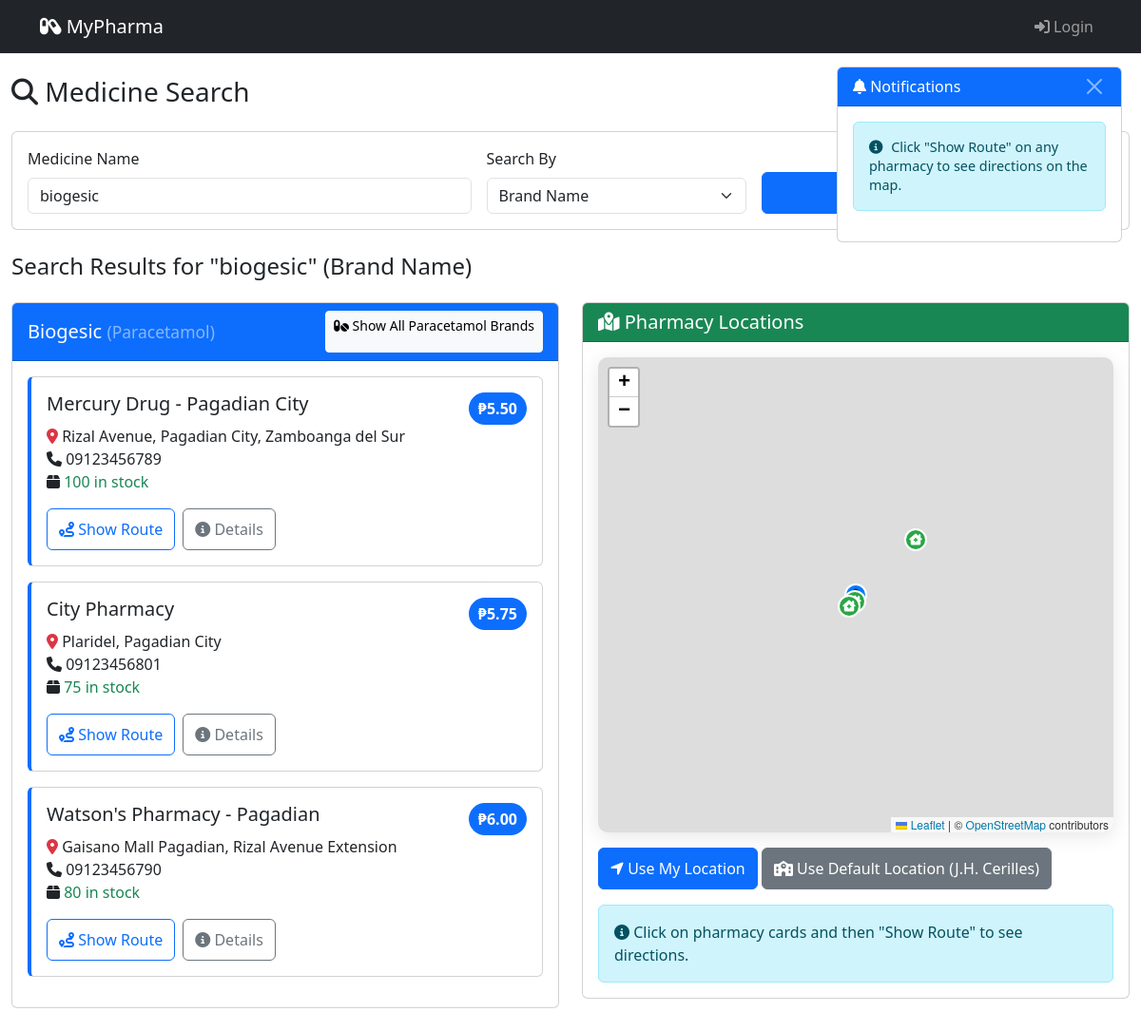
The app's page /search.php?query=biogesic with its own data.
### tables this page shows
CREATE TABLE IF NOT EXISTS `medicines` (
  `id` int(11) NOT NULL AUTO_INCREMENT,
  `name` varchar(100) NOT NULL,
  `scientific_name` varchar(100) DEFAULT NULL,
  `brand_name` varchar(100) DEFAULT NULL,
  `manufacturer` varchar(255) DEFAULT NULL,
  `dosage_form` varchar(50) DEFAULT NULL,
  `strength` varchar(50) DEFAULT NULL,
  `description` text DEFAULT NULL,
  `uses` text DEFAULT NULL,
  `side_effects` text DEFAULT NULL,
  `contraindications` text DEFAULT NULL,
  `status` enum('active','inactive','discontinued') DEFAULT 'active',
  `category` varchar(100) DEFAULT NULL,
  `image_path` varchar(255) DEFAULT NULL,
  `created_at` timestamp DEFAULT current_timestamp(),
  PRIMARY KEY (`id`),
  INDEX `idx_medicines_name` (`name`),
  INDEX `idx_medicines_category` (`category`),
  INDEX `idx_medicines_status` (`status`)
);

CREATE TABLE IF NOT EXISTS `pharmacy_medicines` (
  `id` int(11) NOT NULL AUTO_INCREMENT,
  `pharmacy_id` int(11) NOT NULL,
  `medicine_id` int(11) NOT NULL,
  `price` decimal(10,2) NOT NULL,
  `stock` int(11) NOT NULL,
  `expiry_date` DATE DEFAULT NULL,
  `updated_by` INT DEFAULT NULL,
  `updated_at` timestamp NOT NULL DEFAULT current_timestamp() ON UPDATE current_timestamp(),
  PRIMARY KEY (`id`),
  UNIQUE KEY `pharmacy_medicine_unique` (`pharmacy_id`,`medicine_id`),
  KEY `medicine_id` (`medicine_id`),
  INDEX `idx_pharmacy_medicines_stock` (`stock`),
  INDEX `idx_pharmacy_medicines_expiry` (`expiry_date`),
  CONSTRAINT `pharmacy_medicines_ibfk_1` FOREIGN KEY (`pharmacy_id`) REFERENCES `pharmacies` (`id`) ON DELETE CASCADE,
  CONSTRAINT `pharmacy_medicines_ibfk_2` FOREIGN KEY (`medicine_id`) REFERENCES `medicines` (`id`) ON DELETE CASCADE,
  CONSTRAINT `fk_pm_updated_by` FOREIGN KEY (`updated_by`) REFERENCES `users`(`id`) ON DELETE SET NULL
);

CREATE TABLE IF NOT EXISTS `pharmacies` (
  `id` int(11) NOT NULL AUTO_INCREMENT,
  `name` varchar(100) NOT NULL,
  `address` text NOT NULL,
  `lat` decimal(10,8) NOT NULL,
  `lng` decimal(11,8) NOT NULL,
  `contact` varchar(20) NOT NULL,
  `verified` tinyint(1) NOT NULL DEFAULT 0,
  `created_at` timestamp NOT NULL DEFAULT current_timestamp(),
  PRIMARY KEY (`id`),
  INDEX `idx_pharmacy_verified` (`verified`),
  INDEX `idx_pharmacy_name` (`name`)
);

### search.php (the view, shortened to what this page needs)
<?php
include 'db.php';
$query = isset($_GET['query']) ? trim($_GET['query']) : '';
$search_type = isset($_GET['type']) ? $_GET['type'] : 'brand';
$results = [];
if (!empty($query)) {
    if ($search_type === 'brand') {
        $stmt = $conn->prepare("SELECT id, brand_name, scientific_name FROM medicines WHERE brand_name LIKE ?");
        $search_term = "%$query%";
        $stmt->bind_param("s", $search_term);
        $stmt->execute();
        $medicines_result = $stmt->get_result();
    } else {
        $stmt = $conn->prepare("SELECT id, brand_name, scientific_name FROM medicines WHERE scientific_name LIKE ?");
        $search_term = "%$query%";
        $stmt->bind_param("s", $search_term);
        $stmt->execute();
        $medicines_result = $stmt->get_result();
    }
    while ($medicine = $medicines_result->fetch_assoc()) {
        $pharmacy_stmt = $conn->prepare("SELECT p.id, p.name, p.address, p.contact, p.lat, p.lng, pm.price, pm.stock FROM pharmacies p JOIN pharmacy_medicines pm ON p.id = pm.pharmacy_id WHERE pm.medicine_id = ? AND p.verified = 1 AND pm.stock > 0 ORDER BY pm.price ASC");
        $pharmacy_stmt->bind_param("i", $medicine['id']);
        $pharmacy_stmt->execute();
        $pharmacy_result = $pharmacy_stmt->get_result();
        $pharmacy_data = [];
        while ($pharmacy = $pharmacy_result->fetch_assoc()) {
            $pharmacy_data[] = $pharmacy;
        }
        $results[] = [
            'medicine' => $medicine,
            'pharmacies' => $pharmacy_data
        ];
    }
}
?>
<!DOCTYPE html>
<html lang="en">
<head>
    <link href="https://cdn.jsdelivr.net/npm/bootstrap@5.3.0-alpha1/dist/css/bootstrap.min.css" rel="stylesheet">
    <link rel="stylesheet" href="https://cdnjs.cloudflare.com/ajax/libs/font-awesome/6.4.0/css/all.min.css">
    <link rel="stylesheet" href="https://unpkg.com/leaflet@1.9.4/dist/leaflet.css" />
    <link rel="stylesheet" href="css/custom.css">
</head>
<body>
    <nav class="navbar navbar-expand-lg navbar-dark bg-dark">
        <div class="container">
            <a class="navbar-brand" href="index.php">
                <i class="fas fa-capsules"></i> MyPharma
            </a>
            <div class="collapse navbar-collapse" id="navbarNav">
                <ul class="navbar-nav ms-auto">
                    <?php if (isset($_SESSION['user_id'])): ?>
                        <li class="nav-item">
                            <a class="nav-link" href="<?php echo ($_SESSION['role'] == 'admin') ? 'admin_dashboard.php' : (($_SESSION['role'] == 'staff') ? 'staff_dashboard.php' : '#'); ?>">
                                <i class="fas fa-tachometer-alt"></i> Dashboard
                            </a>
                        </li>
                        <li class="nav-item">
                            <a class="nav-link" href="logout.php">
                                <i class="fas fa-sign-out-alt"></i> Logout
                            </a>
                        </li>
                    <?php else: ?>
                        <li class="nav-item">
                            <a class="nav-link" href="login.php">
                                <i class="fas fa-sign-in-alt"></i> Login
                            </a>
                        </li>
                    <?php endif; ?>
                </ul>
            </div>
        </div>
    </nav>
    <div class="notification-panel">
        <div class="card">
            <div class="card-header bg-primary text-white d-flex justify-content-between align-items-center">
                <span><i class="fas fa-bell"></i> Notifications</span>
                <button type="button" class="btn-close btn-close-white" id="closeNotifications"></button>
            </div>
            <div class="card-body">
                <div class="alert alert-info" role="alert">
                    <i class="fas fa-info-circle"></i> Click "Show Route" on any pharmacy to see directions on the map.
                </div>
            </div>
        </div>
    </div>
    <div class="container-fluid mt-4">
        <div class="row">
            <div class="col-12">
                <h1 class="h3 mb-4">
                    <i class="fas fa-search"></i> Medicine Search
                </h1>
            </div>
        </div>
        <div class="row mb-4">
            <div class="col-12">
                <div class="card">
                    <div class="card-body">
                        <form method="GET" class="row g-3">
                            <div class="col-md-5">
                                <label for="query" class="form-label">Medicine Name</label>
                                <input type="text" class="form-control" id="query" name="query" value="<?php echo htmlspecialchars($query); ?>" placeholder="Enter medicine name...">
                            </div>
                            <div class="col-md-3">
                                <label for="type" class="form-label">Search By</label>
                                <select class="form-select" id="type" name="type">
                                    <option value="brand" <?php echo ($search_type === 'brand') ? 'selected' : ''; ?>>Brand Name</option>
                                </select>
                            </div>
                            <div class="col-md-4 d-flex align-items-end">
                                <button type="submit" class="btn btn-primary w-100">
                                </button>
                            </div>
                        </form>
                    </div>
                </div>
            </div>
        </div>
        <?php if (!empty($query)): ?>
        <div class="row">
            <div class="col-12">
                <h2 class="h4 mb-4">
                    Search Results for "<?php echo htmlspecialchars($query); ?>"
                    (<?php echo ($search_type === 'brand') ? 'Brand Name' : 'Scientific Name'; ?>)
                </h2>
            </div>
        </div>
        <?php endif; ?>
        <div class="row">
            <div class="col-lg-6">
                <?php if (empty($query)): ?>
                    <div class="alert alert-info">
                        <i class="fas fa-info-circle"></i> Please enter a medicine name to search.
                    </div>
                <?php elseif (empty($results)): ?>
                    <div class="alert alert-warning">
                        <i class="fas fa-exclamation-triangle"></i> No medicines found matching your search. Try another search term.
                    </div>
                <?php else: ?>
                    <?php foreach ($results as $result): ?>
                        <div class="card mb-4">
                            <div class="card-header bg-primary text-white">
                                <div class="d-flex justify-content-between align-items-center">
                                    <div>
                                        <h5 class="mb-0">
                                            <?php echo htmlspecialchars($result['medicine']['brand_name']); ?>
                                            <small class="text-white-50">(<?php echo htmlspecialchars($result['medicine']['scientific_name']); ?>)</small>
                                        </h5>
                                    </div>
                                    <?php if ($search_type === 'brand'): ?>
                                        <a href="?query=<?php echo urlencode($result['medicine']['scientific_name']); ?>&type=scientific" class="btn btn-sm btn-light">
                                            <i class="fas fa-pills"></i> Show All <?php echo htmlspecialchars($result['medicine']['scientific_name']); ?> Brands
                                        </a>
                                    <?php endif; ?>
                                </div>
                            </div>
                            <div class="card-body">
                                <?php if (empty($result['pharmacies'])): ?>
                                    <p class="text-muted">This medicine is currently not available in any pharmacy.</p>
                                <?php else: ?>
                                    <?php foreach ($result['pharmacies'] as $pharmacy): ?>
                                        <div class="card pharmacy-card mb-3" data-pharmacy-id="<?php echo $pharmacy['id']; ?>">
                                            <div class="card-body">
                                                <div class="d-flex justify-content-between">
                                                    <h5 class="card-title"><?php echo htmlspecialchars($pharmacy['name']); ?></h5>
                                                    <span class="price-tag">₱<?php echo number_format($pharmacy['price'], 2); ?></span>
                                                </div>
                                                <p class="card-text">
                                                    <i class="fas fa-map-marker-alt text-danger"></i> <?php echo htmlspecialchars($pharmacy['address']); ?><br>
                                                    <i class="fas fa-phone"></i> <?php echo htmlspecialchars($pharmacy['contact']); ?><br>
                                                    <i class="fas fa-box"></i>
                                                    <span class="<?php echo ($pharmacy['stock'] < 10) ? 'text-danger fw-bold' : 'text-success'; ?>">
                                                        <?php echo $pharmacy['stock']; ?> in stock
                                                    </span>
                                                </p>
                                                <div class="d-flex gap-2">
                                                    <button class="btn btn-outline-primary show-route"
                                                            data-lat="<?php echo $pharmacy['lat']; ?>"
                                                            data-lng="<?php echo $pharmacy['lng']; ?>"
                                                            data-name="<?php echo htmlspecialchars($pharmacy['name']); ?>">
                                                        <i class="fas fa-route"></i> Show Route
                                                    </button>
                                                    <button class="btn btn-outline-secondary show-details"
                                                            data-lat="<?php echo $pharmacy['lat']; ?>"
                                                            data-lng="<?php echo $pharmacy['lng']; ?>"
                                                            data-name="<?php echo htmlspecialchars($pharmacy['name']); ?>"
                                                            data-address="<?php echo htmlspecialchars($pharmacy['address']); ?>">
                                                        <i class="fas fa-info-circle"></i> Details
                                                    </button>
                                                </div>
                                            </div>
                                        </div>
                                    <?php endforeach; ?>
                                <?php endif; ?>
                            </div>
                        </div>
                    <?php endforeach; ?>
                <?php endif; ?>
            </div>
            <div class="col-lg-6">
                <div class="card">
                    <div class="card-header bg-success text-white">
                        <h5 class="mb-0">
                            <i class="fas fa-map-marked-alt"></i> Pharmacy Locations
                        </h5>
                    </div>
                    <div class="card-body">
                        <div id="map" style="height: 500px; border-radius: 10px; box-shadow: 0 4px 20px rgba(0,0,0,0.1);"></div>
                        <div class="mt-3">
                            <button id="useLocation" class="btn btn-primary">
                                <i class="fas fa-location-arrow"></i> Use My Location
                            </button>
                            <button id="useDefault" class="btn btn-secondary">
                                <i class="fas fa-school"></i> Use Default Location (J.H. Cerilles)
                            </button>
                        </div>
                        <div class="alert alert-info mt-3 mb-0">
                            <i class="fas fa-info-circle"></i> Click on pharmacy cards and then "Show Route" to see directions.
                        </div>
                    </div>
                </div>
            </div>
        </div>
    </div>
</body>
</html>

### css/custom.css (style rules this page uses)
.notification-panel { position: fixed; top: 70px; right: 20px; z-index: 1000; max-width: 300px; max-height: 80vh; overflow-y: auto; }
.notification-panel .alert { font-size: 0.9rem; line-height: 1.4; }
.notification-panel .alert i { margin-right: 5px; }
.pharmacy-card { transition: all 0.3s; border-left: 4px solid #0d6efd; }
.price-tag { background-color: #0d6efd; color: white; padding: 5px 10px; border-radius: 20px; font-weight: bold; }

### search.php (style rules this page uses)
button, a { -webkit-tap-highlight-color: transparent; touch-action: manipulation; }
.btn { min-height: 44px; min-width: 44px; }

### records on screen
medicines: brand_name "Biogesic", scientific_name "Paracetamol"
pharmacy_medicines: pharmacy.name "Mercury Drug - Pagadian City", price "5.50", pharmacy.address "Rizal Avenue, Pagadian City, Zamboanga del Sur", pharmacy.contact "09123456789", stock "100"
pharmacy_medicines: pharmacy.name "City Pharmacy", price "5.75", pharmacy.address "Plaridel, Pagadian City", pharmacy.contact "09123456801", stock "75"
pharmacy_medicines: pharmacy.name "Watson's Pharmacy - Pagadian", price "6.00", pharmacy.address "Gaisano Mall Pagadian, Rizal Avenue Extension", pharmacy.contact "09123456790", stock "80"

### other values on screen
$query "biogesic"
